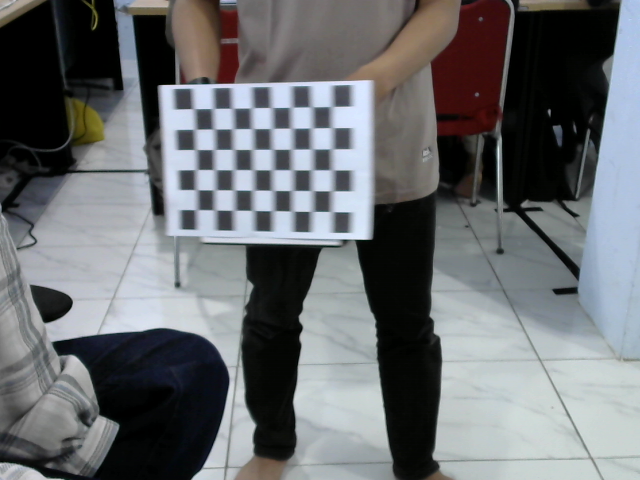
#> input picture kalibr_data/images_webcam/webcam_000.png, 640 x 480 px; its folder holds 4 pictures in this run
$ python calibrate_fisheye_orbslam3.py
#> lines starting #> are read from the running program, lines starting #| are printed output that depends on the picture
import cv2
import numpy as np
import glob
import os

# ─── Konfigurasi ──────────────────────────────────────────────────────────────
CHECKERBOARD = (8, 5)     # inner corners
SQUARE_SIZE  = 0.025      # meter
IMAGE_DIR    = os.path.expanduser("~/data/turtlebot/kalibr_data/images_webcam")
OUTPUT_DIR   = os.path.expanduser("~/data/turtlebot/kalibr_data")
# ─────────────────────────────────────────────────────────────────────────────

print("=" * 60)
print("  RE-CALIBRATION: WEBCAM PINHOLE (FIX K3)")
print("=" * 60)

criteria = (cv2.TERM_CRITERIA_EPS + cv2.TERM_CRITERIA_MAX_ITER, 100, 1e-6)

objp = np.zeros((CHECKERBOARD[0] * CHECKERBOARD[1], 3), np.float32)
objp[:, :2] = np.mgrid[0:CHECKERBOARD[0], 0:CHECKERBOARD[1]].T.reshape(-1, 2)
objp *= SQUARE_SIZE

objpoints = []
imgpoints = []

images = sorted(glob.glob(os.path.join(IMAGE_DIR, "*.png")))
img_size = None
valid = 0

print(f"  Memproses {len(images)} gambar...")

for fname in images:
    img = cv2.imread(fname)
#> img is the input picture: shape (480, 640, 3); mean B, G, R 111.5, 108.6, 105.8
    gray = cv2.cvtColor(img, cv2.COLOR_BGR2GRAY)
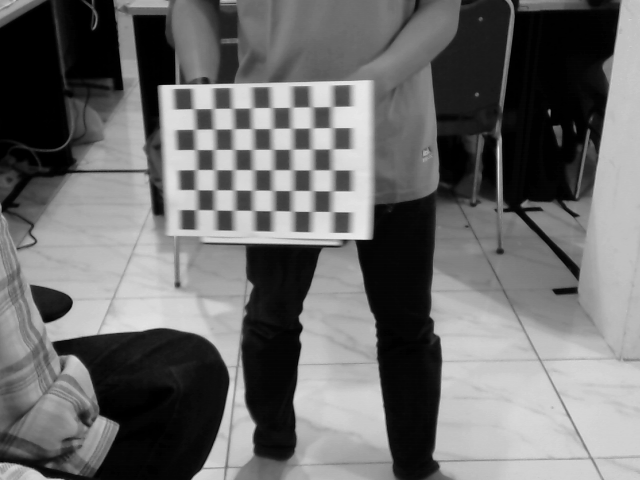
#> gray: shape (480, 640); min 0, max 235, mean 108.1
    if img_size is None:
        img_size = (gray.shape[1], gray.shape[0])
#> img_size = (640, 480)

    # Gunakan flag tambahan agar deteksi lebih ketat
    ret, corners = cv2.findChessboardCorners(gray, CHECKERBOARD,
        cv2.CALIB_CB_ADAPTIVE_THRESH + cv2.CALIB_CB_NORMALIZE_IMAGE + cv2.CALIB_CB_FILTER_QUADS)
#> ret = False; corners = None

    if ret:
        objpoints.append(objp)
        # Window 11x11 untuk akurasi tinggi pada pinhole
        corners2 = cv2.cornerSubPix(gray, corners, (11, 11), (-1, -1), criteria)
        imgpoints.append(corners2)
        valid += 1
        print(f"  [OK] {os.path.basename(fname)}")
    else:
        print(f"  [FAIL] {os.path.basename(fname)}")
#> pass 2 of the loop `for fname in images:`:
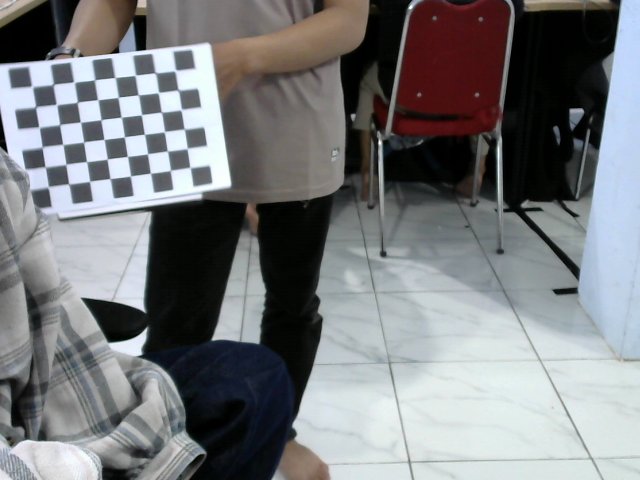
#> input picture kalibr_data/images_webcam/webcam_001.png, 640 x 480 px
#> img is the input picture: shape (480, 640, 3); mean B, G, R 125.1, 122.8, 120.9
#> `gray = cv2.cvtColor(img, cv2.COLOR_BGR2GRAY)`:
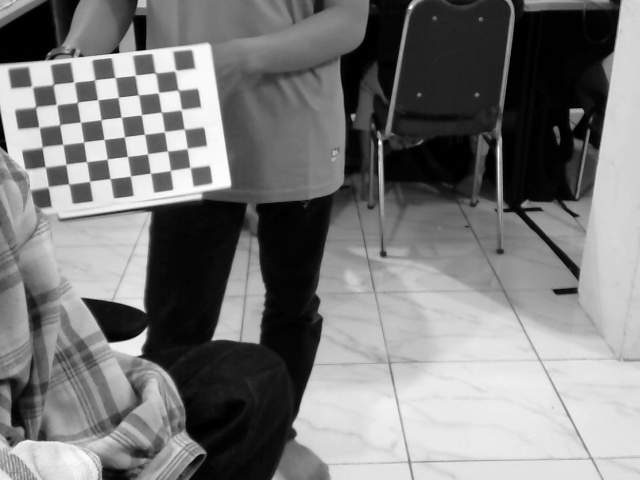
#> gray: shape (480, 640); min 0, max 255, mean 122.5
#> ret = True; corners = 40 rows, first 8: [31.49, 85.51], [53.31, 84.12], [73.64, 81.61], [94.44, 79.79], [114.8, 77.41], [135.4, 75.04], [154.7, 72.88], [168, 79]
#> corners2 = 40 rows, first 8: [32.12, 86.57], [53.18, 84.52], [74.02, 82.12], [94.59, 79.86], [115.1, 77.51], [135.3, 75.32], [155.4, 72.84], [175.3, 70.64]
#> pass 3 of the loop `for fname in images:`:
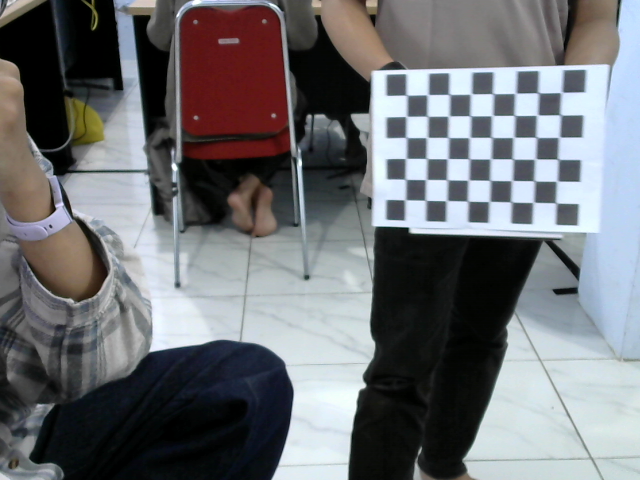
#> input picture kalibr_data/images_webcam/webcam_002.png, 640 x 480 px
#> img is the input picture: shape (480, 640, 3); mean B, G, R 115.2, 111.6, 109.8
#> `gray = cv2.cvtColor(img, cv2.COLOR_BGR2GRAY)`:
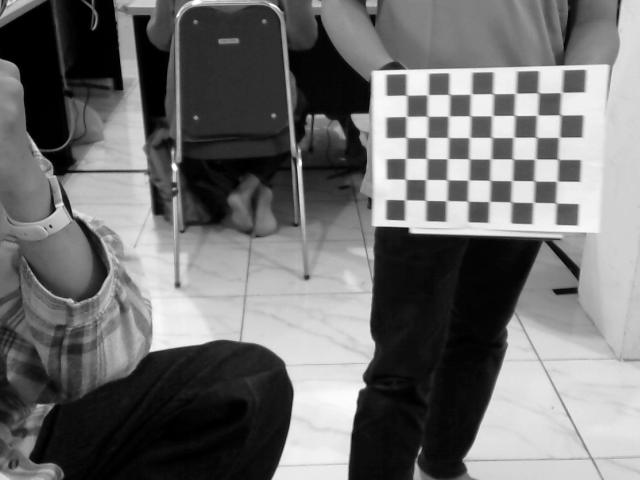
#> gray: shape (480, 640); min 0, max 255, mean 111.4
#> ret = False; corners = None
#> the loop made 4 passes; the first 3 are shown

if valid < 15:
    print(f"\n[ERROR] Hanya {valid} gambar valid. Hasil tidak akan akurat!")
#> (the run stopped early here; a loop or call above may not have finished)
